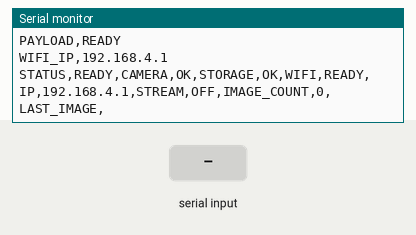
This sketch was run on a simulated ESP32. Shown: the last lines printed to the serial monitor. The inputs (shaded band) are chosen by the test bench. WiFi joins after 1.5 s; servers stay silent unless stated; storage starts empty; the camera gives no picture.

Above: at 2.5 s.
2.6 s: "/\n" received over Serial
At 3.5 s:
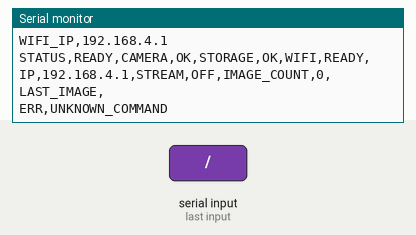
4.1 s: "PING\n" received over Serial
At 4.6 s:
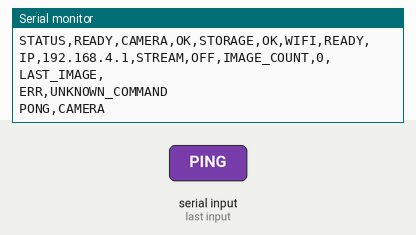
5.6 s: "CAPTURE\n" received over Serial
At 6.1 s:
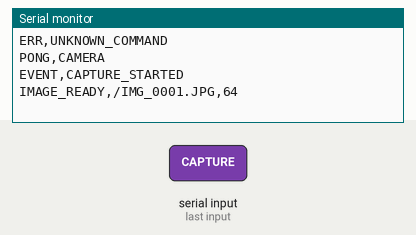
7.1 s: "STATUS\n" received over Serial
At 8.2 s:
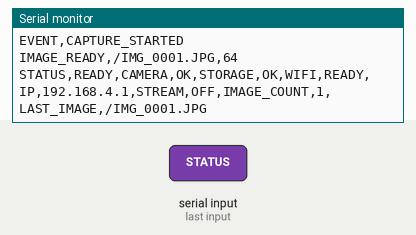
8.6 s: "IMAGE_COUNT\n" received over Serial
At 9.3 s:
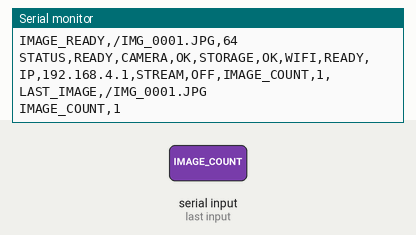
10.1 s: "LAST_IMAGE\n" received over Serial
At 10.5 s:
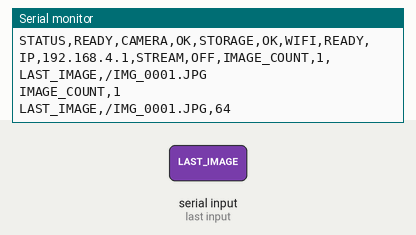

Measured:
- after the input at 2.6 s, the serial monitor: prints a new line at once (image 1)
- after the input at 4.1 s, the serial monitor: prints a new line at once (image 2)
- after the input at 5.6 s, the serial monitor: prints a new line at once (image 3)
- after the input at 7.1 s, the serial monitor: prints a new line at once (image 4)
- after the input at 8.6 s, the serial monitor: prints a new line at once (image 5)
- after the input at 10.1 s, the serial monitor: prints a new line at once (image 6)

The sketch:

SunSeek_ESP32CAM_Payload_Firmware_v3_0.ino
```cpp
/* SunSeek ESP32-CAM Payload Firmware v3.0
   Target: AI Thinker ESP32-CAM + OV2640 + microSD
   Control plane: UART0 (GPIO3 RX / GPIO1 TX)
   Data plane: Wi-Fi / HTTP
   File policy: Config_* user editable; Module_* developer extension; System_* core.
*/
#include "Config_Payload.h"
#include "Config_Camera.h"
#include "System_Payload.h"
void setup(){payloadSystemBegin();}
void loop(){payloadSystemUpdate();delay(2);}
```

Module_Camera.h
```cpp
#pragma once
#include <Arduino.h>
#include "esp_camera.h"
#include "Config_Camera.h"

// AI Thinker ESP32-CAM + OV2640 pin map
#define PWDN_GPIO_NUM 32
#define RESET_GPIO_NUM -1
#define XCLK_GPIO_NUM 0
#define SIOD_GPIO_NUM 26
#define SIOC_GPIO_NUM 27
#define Y9_GPIO_NUM 35
#define Y8_GPIO_NUM 34
#define Y7_GPIO_NUM 39
#define Y6_GPIO_NUM 36
#define Y5_GPIO_NUM 21
#define Y4_GPIO_NUM 19
#define Y3_GPIO_NUM 18
#define Y2_GPIO_NUM 5
#define VSYNC_GPIO_NUM 25
#define HREF_GPIO_NUM 23
#define PCLK_GPIO_NUM 22

static bool _cameraReady=false;
inline bool cameraModuleReady(){ return _cameraReady; }
inline bool cameraModuleBegin(){
  camera_config_t c={};
  c.ledc_channel=LEDC_CHANNEL_0; c.ledc_timer=LEDC_TIMER_0;
  c.pin_d0=Y2_GPIO_NUM; c.pin_d1=Y3_GPIO_NUM; c.pin_d2=Y4_GPIO_NUM; c.pin_d3=Y5_GPIO_NUM;
  c.pin_d4=Y6_GPIO_NUM; c.pin_d5=Y7_GPIO_NUM; c.pin_d6=Y8_GPIO_NUM; c.pin_d7=Y9_GPIO_NUM;
  c.pin_xclk=XCLK_GPIO_NUM; c.pin_pclk=PCLK_GPIO_NUM; c.pin_vsync=VSYNC_GPIO_NUM; c.pin_href=HREF_GPIO_NUM;
  c.pin_sccb_sda=SIOD_GPIO_NUM; c.pin_sccb_scl=SIOC_GPIO_NUM; c.pin_pwdn=PWDN_GPIO_NUM; c.pin_reset=RESET_GPIO_NUM;
  c.xclk_freq_hz=PAYLOAD_XCLK_HZ; c.pixel_format=PIXFORMAT_JPEG;
  c.frame_size=PAYLOAD_FRAME_SIZE; c.jpeg_quality=PAYLOAD_JPEG_QUALITY;
  c.fb_count=psramFound()?2:1; c.grab_mode=CAMERA_GRAB_LATEST;
  c.fb_location=psramFound()?CAMERA_FB_IN_PSRAM:CAMERA_FB_IN_DRAM;
  _cameraReady=(esp_camera_init(&c)==ESP_OK); return _cameraReady;
}
inline camera_fb_t* cameraModuleGetFrame(){ return _cameraReady?esp_camera_fb_get():nullptr; }
inline void cameraModuleReturnFrame(camera_fb_t* fb){ if(fb) esp_camera_fb_return(fb); }
```

Module_PayloadWeb.h
```cpp
#pragma once
#include <Arduino.h>
#include <WiFi.h>
#include "esp_http_server.h"
#include "SD_MMC.h"
#include "Config_Payload.h"
#include "Module_Camera.h"
#include "Module_Storage.h"
#include "System_PayloadState.h"
static httpd_handle_t _http=nullptr;
inline esp_err_t webSendText(httpd_req_t*r,const char*type,const String&s,int code=200){httpd_resp_set_type(r,type);if(code==400)httpd_resp_set_status(r,"400 Bad Request");if(code==404)httpd_resp_set_status(r,"404 Not Found");if(code==503)httpd_resp_set_status(r,"503 Service Unavailable");return httpd_resp_send(r,s.c_str(),s.length());}
inline String webStatusJson(){String s="{";s+="\"ready\":"+String(payloadReady()?"true":"false");s+=",\"camera\":"+String(cameraModuleReady()?"true":"false");s+=",\"storage\":"+String(storageModuleReady()?"true":"false");s+=",\"wifi\":"+String(payloadWifiReady()?"true":"false");s+=",\"stream\":\""+String(payloadStreamEnabled()?"ON":"OFF")+"\"";s+=",\"image_count\":"+String(storageImageCount());s+=",\"last_image\":\""+storageLastImage()+"\"";s+=",\"last_image_size\":"+String((unsigned long)storageLastImageSize());s+="}";return s;}
inline esp_err_t hStatus(httpd_req_t*r){return webSendText(r,"application/json",webStatusJson());}
inline esp_err_t hImages(httpd_req_t*r){if(!storageModuleReady())return webSendText(r,"application/json","{\"error\":\"STORAGE_NOT_READY\"}",503);String s="[";bool first=true;File root=SD_MMC.open("/");if(root){File f=root.openNextFile();while(f){String n=f.name(),u=n;u.toUpperCase();if(!f.isDirectory()&&u.endsWith(".JPG")){if(!first)s+=",";if(!n.startsWith("/"))n="/"+n;s+="{\"name\":\""+n+"\",\"size\":"+String((unsigned long)f.size())+"}";first=false;}f=root.openNextFile();}}s+="]";return webSendText(r,"application/json",s);}
inline esp_err_t hImage(httpd_req_t*r){if(!storageModuleReady())return webSendText(r,"text/plain","STORAGE_NOT_READY",503);char q[160]={0},name[128]={0};if(httpd_req_get_url_query_str(r,q,sizeof(q))!=ESP_OK||httpd_query_key_value(q,"name",name,sizeof(name))!=ESP_OK)return webSendText(r,"text/plain","BAD_REQUEST",400);String p=name;if(!p.startsWith("/"))p="/"+p;String u=p;u.toUpperCase();if(p.indexOf("..")>=0||!u.endsWith(".JPG"))return webSendText(r,"text/plain","INVALID_IMAGE_NAME",400);File f=SD_MMC.open(p,FILE_READ);if(!f)return webSendText(r,"text/plain","IMAGE_NOT_FOUND",404);httpd_resp_set_type(r,"image/jpeg");uint8_t b[1024];while(f.available()){size_t n=f.read(b,sizeof(b));if(httpd_resp_send_chunk(r,(const char*)b,n)!=ESP_OK){f.close();return ESP_FAIL;}}f.close();return httpd_resp_send_chunk(r,nullptr,0);}
inline esp_err_t hStream(httpd_req_t*r){if(!cameraModuleReady())return webSendText(r,"text/plain","CAMERA_NOT_READY",503);if(!payloadStreamEnabled())return webSendText(r,"text/plain","STREAM_OFF",503);httpd_resp_set_type(r,"multipart/x-mixed-replace;boundary=frame");while(payloadStreamEnabled()){camera_fb_t*fb=cameraModuleGetFrame();if(!fb){vTaskDelay(pdMS_TO_TICKS(50));continue;}char head[96];int n=snprintf(head,sizeof(head),"--frame\r\nContent-Type: image/jpeg\r\nContent-Length: %u\r\n\r\n",(unsigned)fb->len);esp_err_t e=httpd_resp_send_chunk(r,head,n);if(e==ESP_OK)e=httpd_resp_send_chunk(r,(const char*)fb->buf,fb->len);if(e==ESP_OK)e=httpd_resp_send_chunk(r,"\r\n",2);cameraModuleReturnFrame(fb);if(e!=ESP_OK)break;vTaskDelay(pdMS_TO_TICKS(PAYLOAD_STREAM_FRAME_MS));}return httpd_resp_send_chunk(r,nullptr,0);}
inline esp_err_t hRoot(httpd_req_t*r){String h="<!doctype html><html><body><h2>SunSeek Payload v3.0</h2><p>Engineering / fallback interface</p><p><a href='/status'>Status</a> | <a href='/images'>Images</a> | <a href='/stream'>Live Stream</a></p><p>STREAM must be ON. Use Serial/OBC command STREAM_START.</p></body></html>";return webSendText(r,"text/html",h);}
inline void payloadWebBegin(){
#if PAYLOAD_WIFI_AP_MODE
 WiFi.mode(WIFI_AP);WiFi.softAP(PAYLOAD_WIFI_SSID,PAYLOAD_WIFI_PASSWORD);
#else
 WiFi.mode(WIFI_STA);WiFi.begin(PAYLOAD_STA_SSID,PAYLOAD_STA_PASSWORD);unsigned long t=millis();while(WiFi.status()!=WL_CONNECTED&&millis()-t<15000)delay(100);
#endif
 httpd_config_t c=HTTPD_DEFAULT_CONFIG();c.server_port=PAYLOAD_HTTP_PORT;c.max_uri_handlers=8;if(httpd_start(&_http,&c)==ESP_OK){httpd_uri_t a={.uri="/status",.method=HTTP_GET,.handler=hStatus,.user_ctx=nullptr};httpd_register_uri_handler(_http,&a);httpd_uri_t b={.uri="/images",.method=HTTP_GET,.handler=hImages,.user_ctx=nullptr};httpd_register_uri_handler(_http,&b);httpd_uri_t d={.uri="/image",.method=HTTP_GET,.handler=hImage,.user_ctx=nullptr};httpd_register_uri_handler(_http,&d);httpd_uri_t e={.uri="/stream",.method=HTTP_GET,.handler=hStream,.user_ctx=nullptr};httpd_register_uri_handler(_http,&e);httpd_uri_t f={.uri="/",.method=HTTP_GET,.handler=hRoot,.user_ctx=nullptr};httpd_register_uri_handler(_http,&f);}}
```

Module_Storage.h
```cpp
#pragma once
#include <Arduino.h>
#include "SD_MMC.h"
#include "Module_Camera.h"
#include "Config_Payload.h"
static bool _storageReady=false;
static String _lastImage=""; static size_t _lastImageSize=0; static uint32_t _imageCount=0;
inline bool storageModuleReady(){return _storageReady;}
inline uint32_t storageImageCount(){return _imageCount;}
inline String storageLastImage(){return _lastImage;}
inline size_t storageLastImageSize(){return _lastImageSize;}
inline String storageMakeFilename(uint32_t n){char b[32];snprintf(b,sizeof(b),"%s%04lu.JPG",PAYLOAD_IMAGE_PREFIX,(unsigned long)n);return String(b);}
inline void storageScan(){_imageCount=0;_lastImage="";_lastImageSize=0;File root=SD_MMC.open("/");if(!root)return;File f=root.openNextFile();while(f){String n=f.name(),u=n;u.toUpperCase();if(!f.isDirectory()&&u.endsWith(".JPG")){_imageCount++;_lastImage=n;if(!_lastImage.startsWith("/"))_lastImage="/"+_lastImage;_lastImageSize=f.size();}f=root.openNextFile();}}
inline bool storageModuleBegin(){_storageReady=SD_MMC.begin("/sdcard",true);if(_storageReady)storageScan();return _storageReady;}
inline bool storageCapture(String &filename,size_t &fileSize){filename="";fileSize=0;if(!_storageReady||!cameraModuleReady())return false;camera_fb_t*fb=cameraModuleGetFrame();if(!fb)return false;uint32_t next=_imageCount+1;String p=storageMakeFilename(next);while(SD_MMC.exists(p)){next++;p=storageMakeFilename(next);}File f=SD_MMC.open(p,FILE_WRITE);if(!f){cameraModuleReturnFrame(fb);return false;}size_t w=f.write(fb->buf,fb->len);f.close();cameraModuleReturnFrame(fb);if(!w)return false;_imageCount=next;_lastImage=p;_lastImageSize=w;filename=p;fileSize=w;return true;}
```

System_Payload.h
```cpp
#pragma once
#include <Arduino.h>
#include "Module_Camera.h"
#include "Module_Storage.h"
#include "Module_PayloadWeb.h"
#include "System_PayloadInterface.h"
inline void payloadSystemBegin(){payloadInterfaceBegin();delay(1000);payloadSendLine("BOOT,SUNSEEK_PAYLOAD_V3.0");cameraModuleBegin();storageModuleBegin();payloadWebBegin();payloadSendLine(String("PAYLOAD,")+(payloadReady()?"READY":"NOT_READY"));payloadSendLine("WIFI_IP,"+payloadIP());payloadSendLine(payloadStatusLine());}
inline void payloadSystemUpdate(){payloadInterfaceUpdate();}
```

System_PayloadCommand.h
```cpp
#pragma once
#include <Arduino.h>
#include "Module_Storage.h"
#include "System_PayloadState.h"
inline void payloadSendLine(const String&s){Serial.println(s);}
inline void payloadProcessCommand(String c){c.trim();c.toUpperCase();if(c=="PING")payloadSendLine("PONG,CAMERA");else if(c=="STATUS")payloadSendLine(payloadStatusLine());else if(c=="CAPTURE"){String f;size_t z=0;payloadSendLine("EVENT,CAPTURE_STARTED");if(storageCapture(f,z))payloadSendLine("IMAGE_READY,"+f+","+String((unsigned long)z));else payloadSendLine("ERR,CAPTURE_FAILED");}else if(c=="IMAGE_COUNT")payloadSendLine("IMAGE_COUNT,"+String(storageImageCount()));else if(c=="LAST_IMAGE")payloadSendLine("LAST_IMAGE,"+storageLastImage()+","+String((unsigned long)storageLastImageSize()));else if(c=="STREAM_START"){if(!cameraModuleReady())payloadSendLine("ERR,STREAM_CAMERA_NOT_READY");else{payloadSetStreamEnabled(true);payloadSendLine("ACK,STREAM_START");payloadSendLine("EVENT,STREAM_ON");}}else if(c=="STREAM_STOP"){payloadSetStreamEnabled(false);payloadSendLine("ACK,STREAM_STOP");payloadSendLine("EVENT,STREAM_OFF");}else if(c=="STREAM_STATUS")payloadSendLine("STREAM_STATUS,"+String(payloadStreamEnabled()?"ON":"OFF"));else payloadSendLine("ERR,UNKNOWN_COMMAND");}
```

System_PayloadInterface.h
```cpp
#pragma once
#include <Arduino.h>
#include "Config_Payload.h"
#include "System_PayloadCommand.h"
static String _rx;
inline void payloadInterfaceBegin(){Serial.begin(PAYLOAD_UART_BAUD);_rx.reserve(96);}
inline void payloadInterfaceUpdate(){while(Serial.available()){char c=(char)Serial.read();if(c=='\n'||c=='\r'){if(_rx.length()){payloadProcessCommand(_rx);_rx="";}}else if(_rx.length()<95)_rx+=c;}}
```

System_PayloadState.h
```cpp
#pragma once
#include <Arduino.h>
#include <WiFi.h>
#include "Config_Payload.h"
#include "Module_Camera.h"
#include "Module_Storage.h"
static volatile bool _streamEnabled=(PAYLOAD_STREAM_DEFAULT_ON!=0);
inline bool payloadStreamEnabled(){return _streamEnabled;}
inline void payloadSetStreamEnabled(bool v){_streamEnabled=v;}
inline bool payloadWifiReady(){return WiFi.getMode()==WIFI_AP || WiFi.status()==WL_CONNECTED;}
inline bool payloadReady(){return cameraModuleReady() && payloadWifiReady();}
inline String payloadIP(){return PAYLOAD_WIFI_AP_MODE?WiFi.softAPIP().toString():WiFi.localIP().toString();}
inline String payloadStatusLine(){String s="STATUS,";s+=payloadReady()?"READY":"NOT_READY";s+=",CAMERA,"+String(cameraModuleReady()?"OK":"ERR");s+=",STORAGE,"+String(storageModuleReady()?"OK":"ERR");s+=",WIFI,"+String(payloadWifiReady()?"READY":"NOT_READY");s+=",IP,"+payloadIP();s+=",STREAM,"+String(payloadStreamEnabled()?"ON":"OFF");s+=",IMAGE_COUNT,"+String(storageImageCount());s+=",LAST_IMAGE,"+storageLastImage();return s;}
```

Config_Camera.h
```cpp
#pragma once
#include "esp_camera.h"
// ============================================================
// SunSeek ESP32-CAM Payload v3.0 — CAMERA CONFIG
// Safe to edit after hardware bring-up is verified.
// ============================================================
#define PAYLOAD_JPEG_QUALITY       12   // lower = higher JPEG quality
#define PAYLOAD_FRAME_SIZE         FRAMESIZE_SVGA
#define PAYLOAD_XCLK_HZ            20000000
```

Config_Payload.h
```cpp
#pragma once
// ============================================================
// SunSeek ESP32-CAM Payload v3.0 — USER / WORKSHOP CONFIG
// Safe to edit for normal workshop deployment.
// ============================================================
#define PAYLOAD_WIFI_AP_MODE       1
#define PAYLOAD_WIFI_SSID          "SUNSEEK-PAYLOAD"
#define PAYLOAD_WIFI_PASSWORD      "sunseek01"   // >= 8 chars
#define PAYLOAD_STA_SSID           "YOUR_WIFI"
#define PAYLOAD_STA_PASSWORD       "YOUR_PASSWORD"
#define PAYLOAD_UART_BAUD          115200
#define PAYLOAD_HTTP_PORT          80
#define PAYLOAD_IMAGE_PREFIX       "/IMG_"
#define PAYLOAD_STREAM_DEFAULT_ON  0
#define PAYLOAD_STREAM_FRAME_MS    80
```
